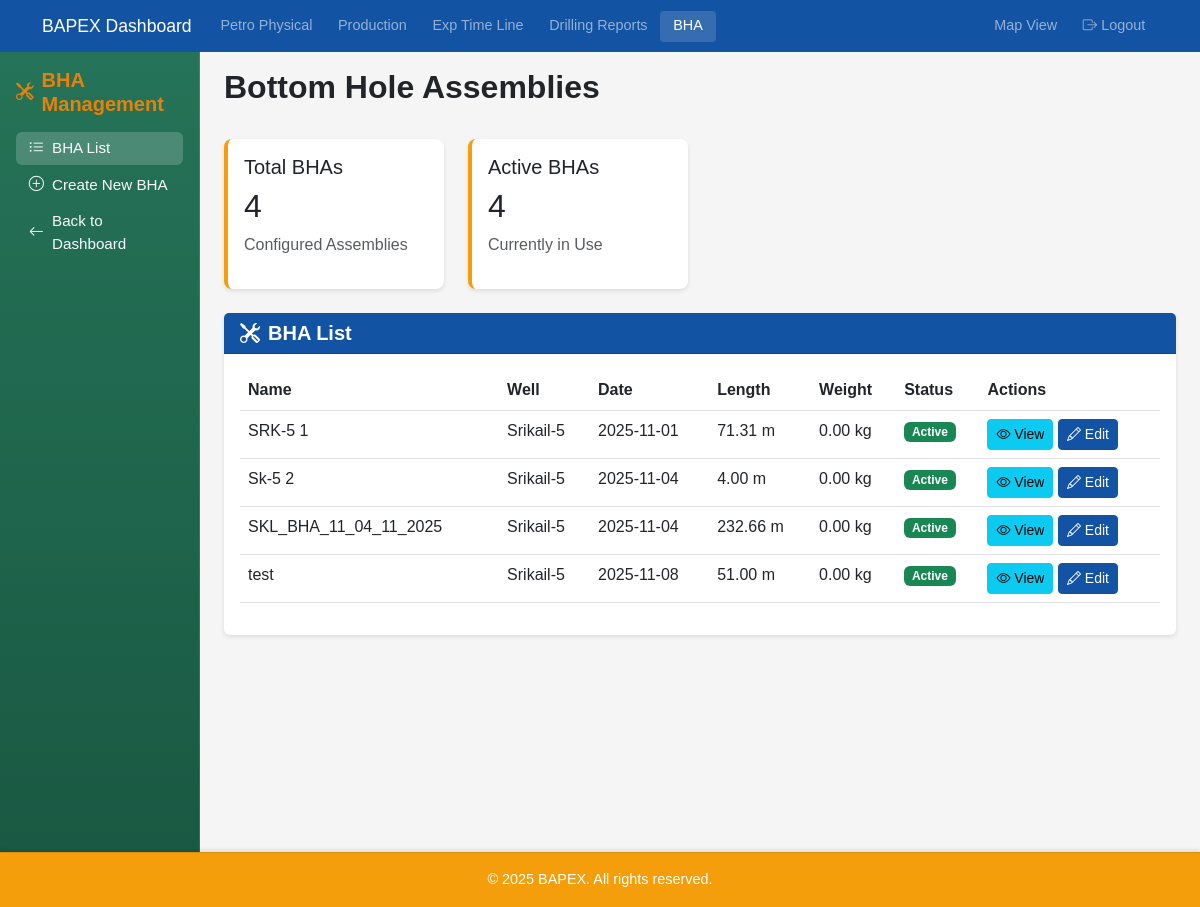
Screenshot of /bha/ (signed in) with the database file from the repository.
### plotter/models.py (models this page shows, shortened)
class BHA(models.Model):
    name = models.CharField(max_length=200)
    drilling_report = models.ForeignKey(DailyDrillingReport, on_delete=models.CASCADE, related_name='bha_configurations')
    components = models.ManyToManyField(BHAComponent, through='BHAComponentPosition')
    total_length = models.FloatField(help_text="Total length in meters", null=True, blank=True)
    total_weight = models.FloatField(help_text="Total weight in kg", null=True, blank=True)
    created_at = models.DateTimeField(auto_now_add=True)
    updated_at = models.DateTimeField(auto_now=True)
    notes = models.TextField(null=True, blank=True)
    is_active = models.BooleanField(default=True)

class DailyDrillingReport(models.Model):
    well = models.ForeignKey(Well, on_delete=models.CASCADE, related_name='drilling_reports')
    report_no = models.IntegerField(blank=True, null=True)
    date = models.DateField(blank=True, null=True)
    depth_start = models.FloatField(help_text="start depth (MD) in meters")
    depth_end = models.FloatField(help_text="end depth (MD) in meters")
    depth_start_tvd = models.FloatField(help_text="start depth (TVD) in meters", blank=True, null=True)
    depth_end_tvd = models.FloatField(help_text="end depth (TVD) in meters", blank=True, null=True)
    current_operation = models.TextField(blank=True, null=True)
    present_activity = models.TextField(blank=True, null=True)
    csg = models.TextField(blank=True, null=True)
    last_csg = models.TextField(blank=True, null=True)
    next_program = models.TextField(blank=True, null=True)
    gas_show = models.TextField(blank=True, null=True, help_text="Description of gas shows if any")
    comments = models.TextField(blank=True, null=True)
    class Meta:
        ordering = ['date', 'depth_start']
        verbose_name = 'Daily Drilling Report'
        verbose_name_plural = 'Daily Drilling Reports'

class Well(models.Model):
    name = models.CharField(max_length=100, unique=True)
    location = models.CharField(max_length=200, null=True, blank=True)
    type = models.CharField(max_length=200, null=True, blank=True)
    rig = models.CharField(max_length=200, null=True, blank=True)
    spud_date = models.DateField(null=True, blank=True)
    gas_field = models.ForeignKey(
        GasField,
        on_delete=models.CASCADE,
        related_name='wells'
    )

### plotter/bha_views.py (the view)
# urls.py: path('bha/', bha_views.bha_list, name='bha_list'),
@login_required
def bha_list(request):
    bhas = BHA.objects.select_related('drilling_report', 'drilling_report__well').all()
    active_bhas_count = BHA.objects.filter(is_active=True).count()
    return render(request, 'plotter/bha/list.html', {
        'bhas': bhas,
        'active_bhas_count': active_bhas_count
    })

### plotter/templates/plotter/bha/list.html (shortened to what this page needs)
{% extends 'plotter/bha/base_bha.html' %}
{% block bha_content %}
<div class="row">
    <div class="col-md-12 mb-4">
        <h2 class="text-dark" style="font-weight:700;">Bottom Hole Assemblies</h2>
    </div>
</div>
<div class="row">
    <div class="col-md-3 mb-4">
        <div class="card stats-card">
            <div class="card-body">
                <h5 class="card-title">Total BHAs</h5>
                <h2 class="card-text">{{ bhas|length }}</h2>
                <p class="text-muted">Configured Assemblies</p>
            </div>
        </div>
    </div>
    <div class="col-md-3 mb-4">
        <div class="card stats-card">
            <div class="card-body">
                <h5 class="card-title">Active BHAs</h5>
                <h2 class="card-text">{{ active_bhas_count }}</h2>
                <p class="text-muted">Currently in Use</p>
            </div>
        </div>
    </div>
</div>
<div class="row">
    <div class="col-md-12">
        <div class="card">
            <div class="card-header text-white" style="background-color: #1353A3;">
                <h5 class="mb-0" style="font-weight:700;">
                    <i class="bi bi-tools me-2"></i>BHA List
                </h5>
            </div>
            <div class="card-body">
                <div class="table-responsive">
                    <table class="table table-hover">
                        <thead>
                            <tr>
                                <th>Name</th>
                                <th>Well</th>
                                <th>Date</th>
                                <th>Length</th>
                                <th>Weight</th>
                                <th>Status</th>
                                <th>Actions</th>
                            </tr>
                        </thead>
                        <tbody>
                            {% for bha in bhas %}
                            <tr>
                                <td>{{ bha.name }}</td>
                                <td>{{ bha.drilling_report.well.name }}</td>
                                <td>{{ bha.drilling_report.date|date:"Y-m-d" }}</td>
                                <td>{{ bha.total_length|floatformat:2 }} m</td>
                                <td>{{ bha.total_weight|floatformat:2 }} kg</td>
                                <td>
                                    {% if bha.is_active %}
                                    <span class="badge bg-success">Active</span>
                                    {% else %}
                                    <span class="badge bg-secondary">Inactive</span>
                                    {% endif %}
                                </td>
                                <td>
                                    <a href="{% url 'bha_detail' bha.id %}" class="btn btn-sm btn-info">
                                        <i class="bi bi-eye"></i> View
                                    </a>
                                    <a href="{% url 'bha_edit_designer' bha.id %}" class="btn btn-sm btn-primary">
                                        <i class="bi bi-pencil"></i> Edit
                                    </a>
                                </td>
                            </tr>
                            {% endfor %}
                        </tbody>
                    </table>
                </div>
            </div>
        </div>
    </div>
</div>
{% endblock %}

### plotter/templates/base.html (style rules this page uses)
:root { --primary-blue: #1353A3; --secondary-amber: #F59E0B; --tertiary-green: #257358; --light-gray: #f5f5f5; --dark-gray: #333333; --footer-amber: #F59E0B; --fs-12: 12px; --fs-14: 14px; --fs-16: 16px; --fs-20: 20px; --fs-24: 24px; --text-color: #212529; --muted-color: #6c757d; }
body { font-family: 'Arial', sans-serif; margin: 0; padding: 0; min-height: 100vh; display: flex; flex-direction: column; color: var(--text-color); }
.card { border: none; box-shadow: 0 2px 4px rgba(0,0,0,0.1); }
.card-header { background-color: var(--primary-blue); color: white; }
.card-header h6, .card-header h5 { font-weight: 700; }
.stats-card { border-left: 4px solid var(--secondary-amber); }
.btn-primary { background-color: var(--primary-blue); border-color: var(--primary-blue); }

### plotter/templates/plotter/bha/base_bha.html (style rules this page uses)
.stats-card { border-radius: 8px; box-shadow: 0 2px 4px rgba(0,0,0,0.1); transition: transform 0.2s; }

### rows the page displays
BHA: name "SRK-5 1", drilling_report.well.name "Srikail-5", drilling_report "2025-11-01", total_length "71.31", total_weight "0.00", is_active "Active"
BHA: name "Sk-5 2", drilling_report.well.name "Srikail-5", drilling_report "2025-11-04", total_length "4.00", total_weight "0.00", is_active "Active"
BHA: name "SKL_BHA_11_04_11_2025", drilling_report.well.name "Srikail-5", drilling_report "2025-11-04", total_length "232.66", total_weight "0.00", is_active "Active"
BHA: name "test", drilling_report.well.name "Srikail-5", drilling_report "2025-11-08", total_length "51.00", total_weight "0.00", is_active "Active"

### other values shown
{{ bhas|length }} "4"
{{ active_bhas_count }} "4"
